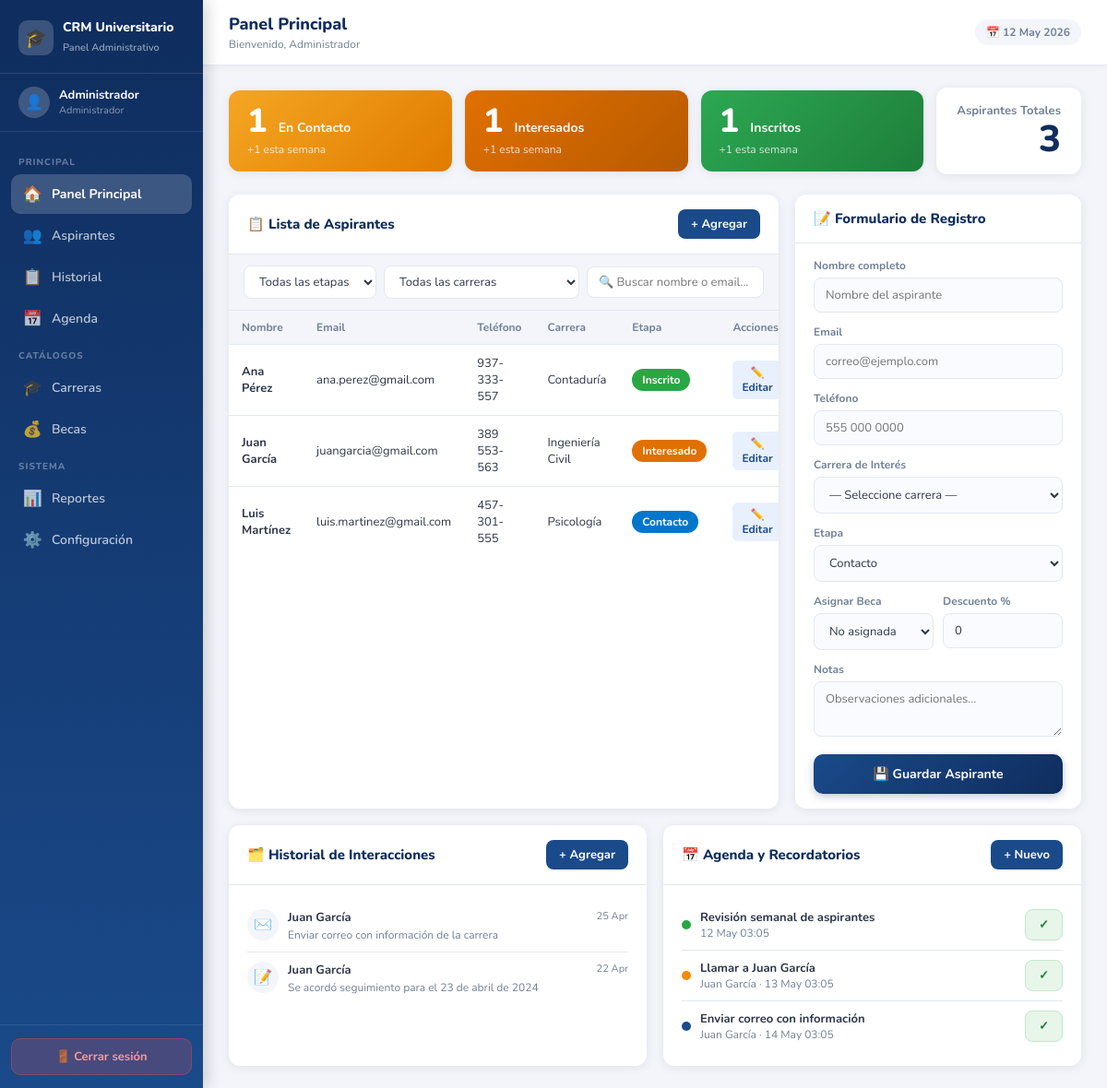
Page /pagina_principal.php (signed in) on the committed database.
### tables this page shows
CREATE TABLE IF NOT EXISTS aspirantes (
    id_aspirante    INT AUTO_INCREMENT PRIMARY KEY,
    nombre          VARCHAR(150) NOT NULL,
    email           VARCHAR(200) NOT NULL,
    telefono        VARCHAR(20),
    id_carrera      INT,
    etapa           ENUM('Contacto','Interesado','Inscrito') DEFAULT 'Contacto',
    id_beca         INT DEFAULT NULL,
    descuento_aplicado DECIMAL(5,2) DEFAULT 0.00,
    notas           TEXT,
    creado_en       DATETIME DEFAULT CURRENT_TIMESTAMP,
    actualizado_en  DATETIME DEFAULT CURRENT_TIMESTAMP ON UPDATE CURRENT_TIMESTAMP,
    FOREIGN KEY (id_carrera) REFERENCES carreras(id_carrera) ON DELETE SET NULL,
    FOREIGN KEY (id_beca)    REFERENCES becas(id_beca) ON DELETE SET NULL
);

CREATE TABLE IF NOT EXISTS carreras (
    id_carrera  INT AUTO_INCREMENT PRIMARY KEY,
    nombre      VARCHAR(150) NOT NULL,
    activa      TINYINT(1) DEFAULT 1
);

CREATE TABLE IF NOT EXISTS historial_interacciones (
    id_historial    INT AUTO_INCREMENT PRIMARY KEY,
    id_aspirante    INT NOT NULL,
    tipo            ENUM('llamada','correo','visita','nota') DEFAULT 'nota',
    descripcion     TEXT NOT NULL,
    fecha           DATETIME DEFAULT CURRENT_TIMESTAMP,
    FOREIGN KEY (id_aspirante) REFERENCES aspirantes(id_aspirante) ON DELETE CASCADE
);

CREATE TABLE IF NOT EXISTS agenda (
    id_agenda       INT AUTO_INCREMENT PRIMARY KEY,
    id_aspirante    INT DEFAULT NULL,
    tipo            ENUM('llamada','correo','reunion','tarea') DEFAULT 'tarea',
    titulo          VARCHAR(200) NOT NULL,
    fecha_hora      DATETIME NOT NULL,
    completado      TINYINT(1) DEFAULT 0,
    creado_en       DATETIME DEFAULT CURRENT_TIMESTAMP,
    FOREIGN KEY (id_aspirante) REFERENCES aspirantes(id_aspirante) ON DELETE SET NULL
);

### pagina_principal.php (the view, shortened to what the rows shown need)
<?php
require_once __DIR__ . "/assets/sentenciasSQL/Aspirante.php";
require_once __DIR__ . "/assets/sentenciasSQL/Historial.php";
require_once __DIR__ . "/assets/sentenciasSQL/Agenda.php";
$aspiranteModel = new Aspirante();
$historialModel = new Historial();
$agendaModel    = new Agenda();
$aspirantes  = $aspiranteModel->listar();
$historial   = $historialModel->obtenerRecientes(8);
$proximosTmp = $agendaModel->obtenerProximos(6);
function iconoTipo(string $tipo): string {
    return match($tipo) {
        'llamada' => '📞',
        'correo'  => '✉️',
        'visita'  => '🏢',
        default   => '📝',
    };
}
function colorEtapa(string $etapa): string {
    return match($etapa) {
        'Inscrito'   => '#28a745',
        'Interesado' => '#e07000',
        default      => '#0077cc',
    };
}
?>
<!DOCTYPE html>
<html lang="es">
<head>
</head>
<body>
<aside class="sidebar">
    <div class="sidebar-brand">
        <div class="brand-text">
            <h2>CRM Universitario</h2>
        </div>
    </div>
</aside>
<main class="main-content">
    <div class="topbar">
        <div>
            <h1 id="topbar-title">Panel Principal</h1>
        </div>
    </div>
    <div class="content-area">
        <div class="dashboard-grid">
            <div class="card">
                <div class="table-wrap">
                    <table id="tabla-aspirantes">
                        <thead>
                            <tr>
                                <th>Nombre</th>
                                <th>Email</th>
                                <th>Teléfono</th>
                                <th>Carrera</th>
                                <th>Etapa</th>
                                <th>Acciones</th>
                            </tr>
                        </thead>
                        <tbody id="tbody-aspirantes">
                            <?php if (empty($aspirantes)): ?>
                                <tr><td colspan="6" class="empty-table">No hay aspirantes registrados aún.</td></tr>
                            <?php else: ?>
                                <?php foreach ($aspirantes as $a): ?>
                                    <tr data-etapa="<?= $a['etapa'] ?>" data-carrera="<?= $a['id_carrera'] ?>"
                                        data-nombre="<?= strtolower($a['nombre']) ?>" data-email="<?= strtolower($a['email']) ?>">
                                        <td><strong><?= htmlspecialchars($a['nombre']) ?></strong></td>
                                        <td><?= htmlspecialchars($a['email']) ?></td>
                                        <td><?= htmlspecialchars($a['telefono'] ?? '—') ?></td>
                                        <td><?= htmlspecialchars($a['carrera'] ?? '—') ?></td>
                                        <td>
                                            <span class="etapa-badge" style="background:<?= colorEtapa($a['etapa']) ?>">
                                                <?= $a['etapa'] ?>
                                            </span>
                                        </td>
                                        <td>
                                            <div class="action-btns">
                                                <button class="btn-edit" onclick="editarAspirante(<?= $a['id_aspirante'] ?>)">✏️ Editar</button>
                                            </div>
                                        </td>
                                    </tr>
                                <?php endforeach; ?>
                            <?php endif; ?>
                        </tbody>
                    </table>
                </div>
            </div>
        </div>
        <div class="bottom-grid">
            <div class="card">
                <div class="card-body scroll-area">
                    <?php if (empty($historial)): ?>
                        <p style="color:var(--text-light); text-align:center; padding:20px;">Sin interacciones recientes.</p>
                    <?php else: ?>
                        <?php foreach ($historial as $h): ?>
                            <div class="hist-item">
                                <div class="hist-icon"><?= iconoTipo($h['tipo']) ?></div>
                                <div class="hist-body">
                                    <div class="hist-name"><?= htmlspecialchars($h['aspirante_nombre']) ?></div>
                                    <div class="hist-desc"><?= htmlspecialchars($h['descripcion']) ?></div>
                                </div>
                                <div class="hist-date"><?= date('d M', strtotime($h['fecha'])) ?></div>
                            </div>
                        <?php endforeach; ?>
                    <?php endif; ?>
                </div>
            </div>
            <div class="card">
                <div class="card-body scroll-area">
                    <?php if (empty($proximosTmp)): ?>
                        <p style="color:var(--text-light); text-align:center; padding:20px;">Sin eventos próximos.</p>
                    <?php else: ?>
                        <?php foreach ($proximosTmp as $ev): ?>
                            <div class="agenda-item">
                                <div class="agenda-dot <?= $ev['tipo'] === 'llamada' ? '' : ($ev['tipo'] === 'correo' ? 'blue' : 'green') ?>"></div>
                                <div class="agenda-body">
                                    <div class="agenda-title"><?= htmlspecialchars($ev['titulo']) ?></div>
                                    <div class="agenda-sub">
                                        <?= $ev['aspirante_nombre'] ? htmlspecialchars($ev['aspirante_nombre']) . ' · ' : '' ?>
                                        <?= date('d M H:i', strtotime($ev['fecha_hora'])) ?>
                                    </div>
                                </div>
                                <button class="btn-sm btn-success" onclick="completarAgenda(<?= $ev['id_agenda'] ?>, this)" title="Marcar completado">✓</button>
                            </div>
                        <?php endforeach; ?>
                    <?php endif; ?>
                </div>
            </div>
        </div>
    </div>
</main>
</body>
</html>

### rows in the picture
aspirantes: nombre "Ana Pérez", email "ana.perez@gmail.com", telefono "937-333-557", id_carrera.nombre "Contaduría", etapa "Inscrito"
aspirantes: nombre "Juan García", email "juangarcia@gmail.com", telefono "389 553-563", id_carrera.nombre "Ingeniería Civil", etapa "Interesado"
aspirantes: nombre "Luis Martínez", email "luis.martinez@gmail.com", telefono "457-301-555", id_carrera.nombre "Psicología", etapa "Contacto"
historial_interacciones: tipo "✉️", id_aspirante.nombre "Juan García", descripcion "Enviar correo con información de la carrera", fecha "25 Apr"
historial_interacciones: tipo "📝", id_aspirante.nombre "Juan García", descripcion "Se acordó seguimiento para el 23 de abril de 2024", fecha "22 Apr"
agenda: titulo "Revisión semanal de aspirantes", fecha_hora "12 May 03:05"
agenda: titulo "Llamar a Juan García", id_aspirante.nombre "Juan García", fecha_hora "13 May 03:05"
agenda: titulo "Enviar correo con información", id_aspirante.nombre "Juan García", fecha_hora "14 May 03:05"

### other values in the picture
$usuario_nombre "Administrador"
$pipeline['Contacto'] "1"
$semana['Contacto'] "1"
$pipeline['Interesado'] "1"
$semana['Interesado'] "1"
$pipeline['Inscrito'] "1"
$semana['Inscrito'] "1"
$pipeline['total'] "3"
